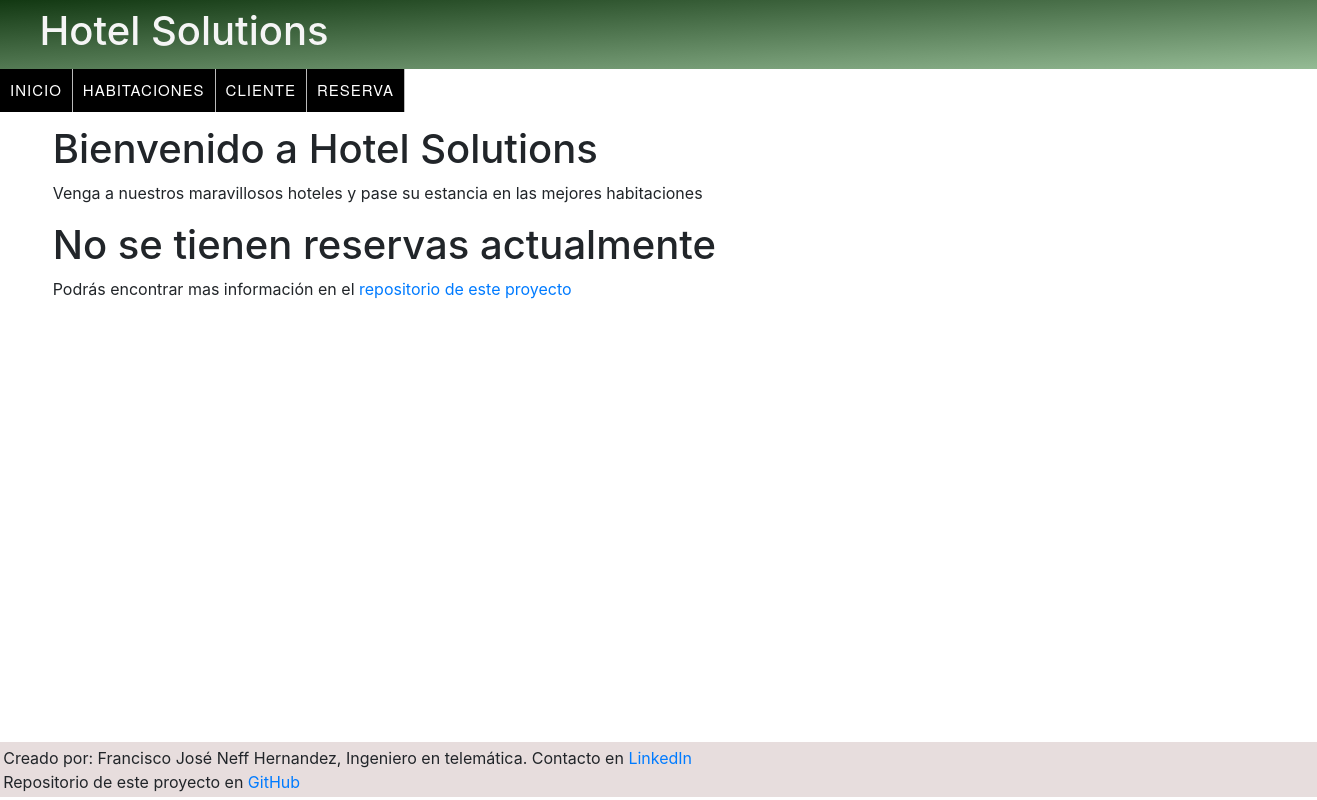
The app's page /, older data.
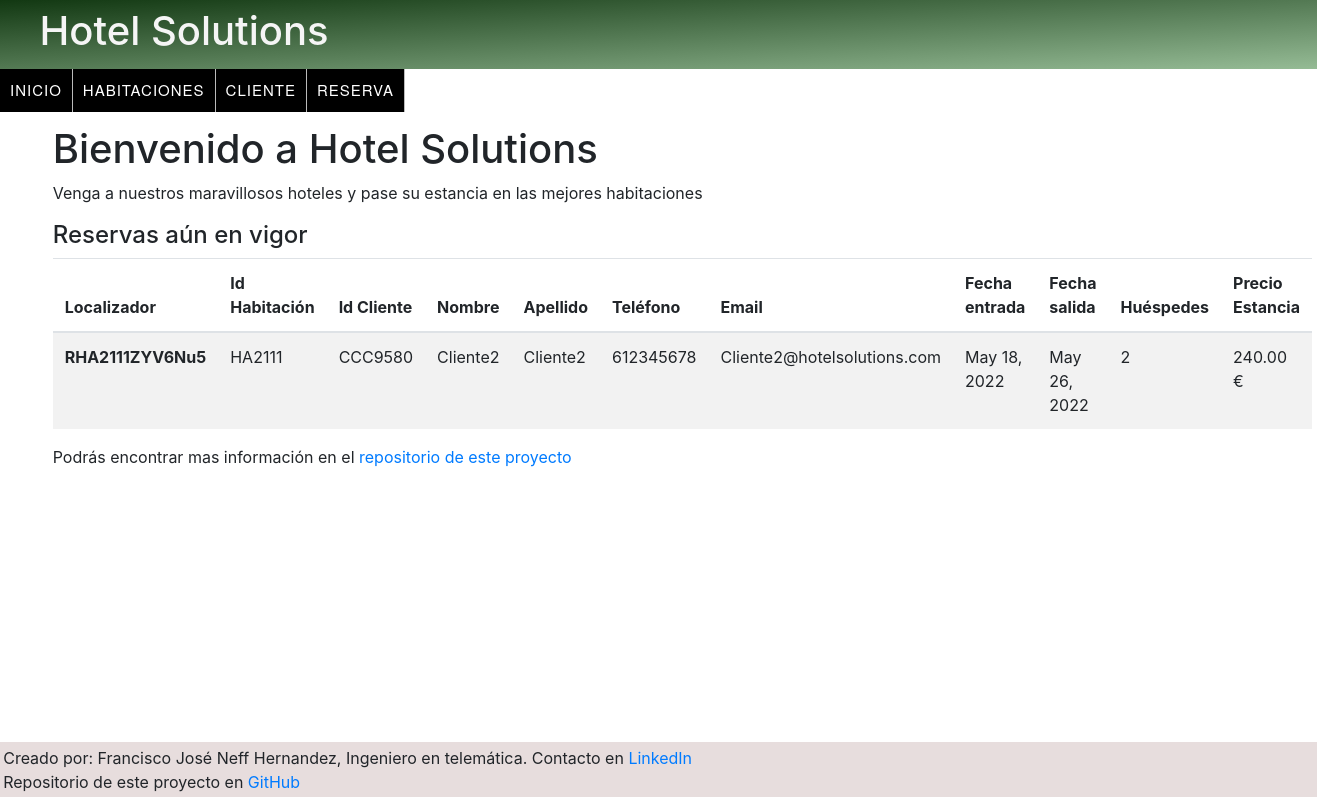
The same page, newer data.
### Reservas/models.py (models this page shows, shortened)
class Reserva(models.Model):
    localizador = models.CharField(max_length=25,primary_key=True)
    id_habitacion = models.ForeignKey(Habitaciones.Habitacion,on_delete=models.CASCADE)
    id_cliente = models.ForeignKey(Clientes.Cliente,on_delete=models.CASCADE)
    fx_entrada = models.DateField(null=False)
    fx_salida = models.DateField(null=False)
    cuantia_total = models.DecimalField(max_digits=15,decimal_places=2,null=False)
    moneda = models.CharField(max_length=1, choices=Precio.TipoMoneda_Posibilidades.choices,default=Precio.TipoMoneda_Posibilidades.Euro)
    huespedes = models.SmallIntegerField(validators=[MaxValueValidator(4),MinValueValidator(1)])
    class Meta:
        verbose_name='Reserva'
        verbose_name_plural='Reservas'

### Habitaciones/models.py (models this page shows)
class Habitacion(models.Model):
    class TipoHabitacion_Posibilidades(models.TextChoices):
        Individual= '1','Individual'
        Doble = '2','Doble'
        Triple = '3','Triple'
        Cuadruple = '4','Cuadruples'
    id_habitacion = models.CharField(max_length=6,primary_key=True)
    tipo_habitacion = models.CharField(max_length=1, choices=TipoHabitacion_Posibilidades.choices,null=False)
    n_habitacion = models.SmallIntegerField(validators=[MaxValueValidator(999),MinValueValidator(1)], null=False)
    imagen = models.ImageField(upload_to ='static/img/habitaciones/')
    class DefinePkHab:
        def definePkHab(tipo_habitacion,n_habitacion):
            n_habitacion = '{:>03}'.format(n_habitacion)
            pk_habitacion = 'HA' + tipo_habitacion + n_habitacion
            if pk_habitacion in Habitacion.objects.values_list('id_habitacion', flat=True):
                pk_habitacion=1
            return pk_habitacion
    class UpdateHabitacion:
        def updateHabitacion(clave,tipo_habitacion,n_habitacion):
            upt = Habitacion.objects.get(id_habitacion=clave)
            alta = Habitacion.DefinePkHab.definePkHab(tipo_habitacion,n_habitacion)
            if alta!=1 :
                upt.delete()
            return alta
    class Meta:
        verbose_name='Habitación'
        verbose_name_plural='Habitaciones'

### Clientes/models.py (models this page shows, shortened)
class Cliente(models.Model):
    id_cliente = models.CharField(max_length=7,primary_key=True)
    nombre = models.CharField(max_length=50,null=False)
    apellido = models.CharField(max_length=50,null=False)
    email = models.EmailField(max_length=150,null=False,unique=True)
    telefono = models.IntegerField(default=612345678, validators=[MinValueValidator(600000000), MaxValueValidator(700000000)])
    class Meta:
        verbose_name='Cliente'
        verbose_name_plural='Clientes'

### Reservas/views.py (the view)
# urls.py: path('',reserva.MostrarReservas.as_view(),name='inicio'),
class MostrarReservas(View):
    template_name = 'index.html'
    def get(self, request,*args, **kwargs):
        registros = Reserva.objects.filter(fx_salida__gte = date.today().strftime('%Y-%m-%d'))
        context = {'registros':registros}
        return render(request,self.template_name,context)

### template/index.html (shortened to what this page needs)
{%extends "plantilla_base.html"%}
{% load static %}
{%block content%}
<h1>Bienvenido a Hotel Solutions</h1>
<p>Venga a nuestros maravillosos hoteles y pase su estancia en las mejores habitaciones</p>
{% if registros %}
<h4>Reservas aún en vigor</h4>
<table class="table table-striped" >
    <thead>
    <tr>
        <th scope="col"> Localizador </th>
        <th scope="col"> Id Habitación </th>
        <th scope="col"> Id Cliente </th>
        <th scope="col"> Nombre </th>
        <th scope="col"> Apellido </th>
        <th scope="col"> Teléfono </th>
        <th scope="col"> Email </th>
        <th scope="col"> Fecha entrada </th>
        <th scope="col"> Fecha salida </th>
        <th scope="col"> Huéspedes </th>
        <th scope="col"> Precio Estancia </th>
    </tr>
    </thead>
    <tbody>
    {% for registro in registros %}
    <tr>
        <th scope="row" >{{registro.localizador}}</th>
        <td>{{registro.id_habitacion.id_habitacion}}</td>
        <td>{{registro.id_cliente.id_cliente}}</td>
        <td>{{registro.id_cliente.nombre}}</td>
        <td>{{registro.id_cliente.apellido}}</td>
        <td>{{registro.id_cliente.telefono}}</td>
        <td>{{registro.id_cliente.email}}</td>
        <td>{{registro.fx_entrada}}</td>
        <td>{{registro.fx_salida}}</td>
        <td>{{registro.huespedes}}</td>
        <td>{{registro.cuantia_total}} {{registro.moneda}}</td>
    </tr>
    {% endfor %}
    </tbody>
</table>
{% else %}
    <h1>No se tienen reservas actualmente</h1>
{% endif %}
<p>Podrás encontrar mas información en el <a href="https://github.com/Francisco-Neff/HotelSolutions">repositorio de este proyecto</a></p>
{%endblock%}

### template/plantilla_base.html (shortened to what this page needs)
{% load static %}
<!DOCTYPE html>
<html>
<head>
    <link rel="stylesheet" href="https://cdn.jsdelivr.net/npm/bootstrap@4.3.1/dist/css/bootstrap.min.css">
    <link rel="stylesheet" href="{% static 'css/header.css' %}">
    <link rel="stylesheet" href="{% static 'css/navegacion.css' %}">
    <link rel="stylesheet" href="{% static 'css/footer.css' %}">
</head>
<body>
<header id="header"> <h1>Hotel Solutions</h1></header>
<nav id="nav">
<ul>
    <li><a href="{% url 'inicio' %}">Inicio</a></li>
    <li><a href="">Habitaciones</a>
    </li>
    <li><a href="">Cliente</a>
    </li>
    <li><a href="">Reserva</a>
    </li>
</ul>
</nav>
<div id="content">{%block content%} {%endblock%}</div>
<footer id="footer">
    Creado por: Francisco José Neff Hernandez, Ingeniero en telemática. Contacto en <a href="https://www.linkedin.com/in/francisco-jos%C3%A9-neff-hern%C3%A1ndez/"> LinkedIn </a> <br>
    Repositorio de este proyecto en <a href="https://github.com/Francisco-Neff/HotelSolutions"> GitHub </a> <br>
</footer>
</body>
</html>

### static/css/header.css (style rules this page uses)
header { background-color:rgb(18, 56, 18); background: linear-gradient(to bottom right, rgb(18, 56, 18), rgb(149, 187, 149) ); color:whitesmoke; font-size:larger; padding-top: 0.5%; padding-bottom: 0.5%; padding-left: 3%; }
body { margin: 0; position: relative; padding-bottom: 0.2em; display: flex; flex-direction: column; min-height: 100vh; }
#content { padding-top: 0,5%; padding-left: 4%; padding-right: 3%; }
div#content { margin-top: 0,5%; }

### static/css/navegacion.css (style rules this page uses)
#nav { padding-bottom: 1%; }
#nav ul li { background-color:#000000; }
#nav ul { list-style:none; margin:0; padding:0; }
#nav ul a { display:block; color:#fff; text-decoration:none; font-weight:400; font-size:15px; padding:10px; font-family:"HelveticaNeue", "Helvetica Neue", Helvetica, Arial, sans-serif; text-transform:uppercase; letter-spacing:1px; }
#nav ul li { position:relative; float:left; margin:0; padding:0; }
#nav li { border-right: 1px solid #bbb; }

### static/css/footer.css (style rules this page uses)
footer { background-color: rgb(231, 221, 221); margin-top: auto; padding: 0.2em; }

Row changes from the older to the newer data that the page shows:
added Reserva: localizador "RHA2111ZYV6Nu5", id_habitacion.id_habitacion "HA2111", id_cliente.id_cliente "CCC9580", id_cliente.nombre "Cliente2", id_cliente.apellido "Cliente2", id_cliente.telefono "612345678", id_cliente.email "Cliente2@hotelsolutions.com", fx_entrada "May 18, 2022", fx_salida "May 26, 2022", huespedes "2", cuantia_total "240.00", moneda "€"
Text that changed along with them:
text no longer shown: "No se tienen reservas actualmente"
text now shown: "Reservas aún en vigor Localizador Id Habitación Id Cliente Nombre Apellido Teléfono Email Fecha entrada Fecha salida Huéspedes Precio Estancia"
